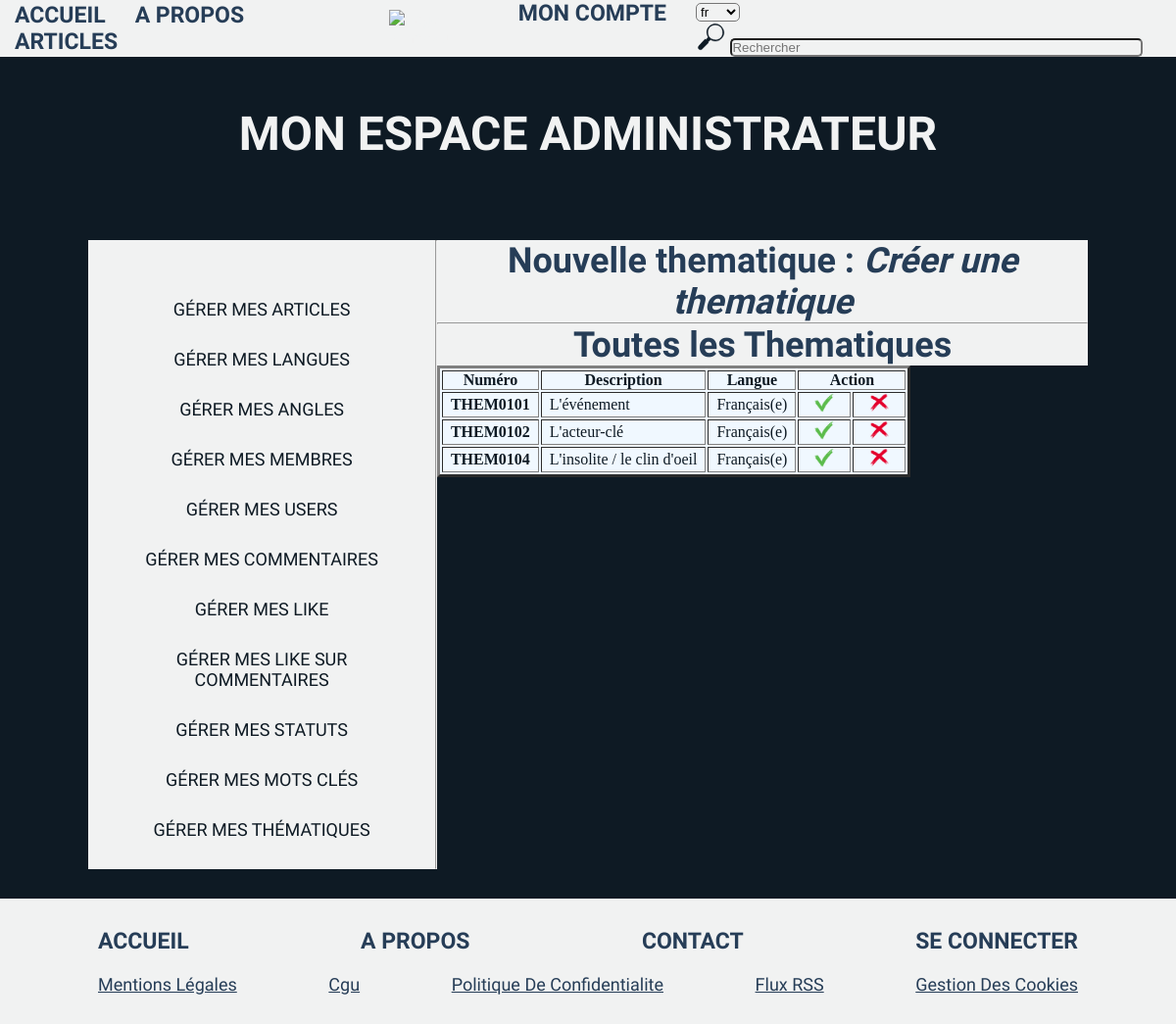
Page /back/thematique/thematique.php on the committed database.
### tables this page shows
CREATE TABLE IF NOT EXISTS `thematique` (
  `numThem` varchar(8) NOT NULL,
  `libThem` varchar(60) NOT NULL,
  `numLang` varchar(8) NOT NULL,
  PRIMARY KEY (`numThem`),
  KEY `THEMATIQUE_FK` (`numThem`),
  KEY `FK_ASSOCIATION_4` (`numLang`)
);

CREATE TABLE IF NOT EXISTS `langue` (
  `numLang` varchar(8) NOT NULL,
  `lib1Lang` varchar(30) DEFAULT NULL,
  `lib2Lang` varchar(60) DEFAULT NULL,
  `numPays` char(4) DEFAULT NULL,
  PRIMARY KEY (`numLang`),
  KEY `LANGUE_FK` (`numLang`),
  KEY `FK_ASSOCIATION_7` (`numPays`)
);

### class_crud/thematique.class.php (called while the page is built, shortened)
<?php
require_once __DIR__ . '../../connect/database.php';
class THEMATIQUE{
	function get_AllThematiquesByLang(){
		global $db;
        $query = 'SELECT * FROM thematique th INNER JOIN langue la ON th.numLang = la.numLang';
        $result = $db->query($query);
		$allThematiquesByLang = $result->fetchAll();
		return($allThematiquesByLang);
	}
}

### back/thematique/thematique.php (the view, shortened to what this page needs)
<?php
require_once __DIR__ . '/../../class_crud/Thematique.class.php';
$maThematique = new THEMATIQUE ();
?>
<!DOCTYPE html>
<html lang="fr-FR">
<head>
</head>
 <section>
<?php require_once ROOT . '/front/includes/commons/___headerFront.php'; ?>
</section>
<body>
	<h1>mon espace administrateur</h1>
    <div class=parentback>
        <div class=menu-back>
            <nav>
                <ul class="menuback-liens">
                    <li class="menu-back-gererArticles">
                        <a href="../article/article.php" class=articles>Gérer mes articles</a>
                    </li>
                    <li class="menu-back-gererLangues">
                        <a href="../langue/langue.php" class=langues>Gérer mes langues</a>
                    </li>
                    <li class="menu-back-angles">
                        <a href="../angle/angle.php" class=angles>Gérer mes angles</a>
                    </li>
                    <li class="menu-back-membres">
                        <a href="../membre/membre.php" class=membres>Gérer mes membres</a>
                    </li>
                    <li class="menu-back-utilisateurs">
                        <a href="../user/user.php" class=users>Gérer mes users</a>
                    </li>
                    <li class="menu-back-com">
                        <a href="../comment/comment.php" class=comment>Gérer mes commentaires</a>
                    </li>
                    <li class="menu-back-likeart">
                        <a href="../like_art/likeArt.php" class=likeart>Gérer mes like</a>
                    </li>
                    <li class="menu-back-likecom">
                        <a href="../like_com/likeCom.php" class=likecom>Gérer mes like sur commentaires</a>
                    </li>
                    <li class="menu-back-statut">
                        <a href="../statut/statut.php" class=stat>Gérer mes statuts</a>
                    </li>
                    <li class="menu-back-MotsCles">
                        <a href="../mot_cle/motCle.php" class=Mc>Gérer mes mots clés</a>
                    </li>
                    <li class="menu-back-MotsCles">
                        <a href="../thematique/thematique.php" class=them>Gérer mes thématiques</a>
                    </li>
                </ul>
            </nav>
        </div>
	<hr />
    <div class=formulaire>
	<h2>Nouvelle thematique :&nbsp;<a href="./createThematique.php"><i>Créer une thematique</i></a></h2>
    <hr />
	<h2>Toutes les Thematiques</h2>
	<table border="3" bgcolor="aliceblue">
    <thead>
        <tr>
            <th>&nbsp;Numéro&nbsp;</th>
            <th>&nbsp;Description&nbsp;</th>
            <th>&nbsp;Langue&nbsp;</th>
            <th colspan="2">&nbsp;Action&nbsp;</th>
        </tr>
    </thead>
    <tbody>
<?php
    foreach($maThematique -> get_AllThematiquesByLang() as $row) {
?>
        <tr>
		<td><h4>&nbsp; <?php echo($row['numThem']); ?> &nbsp;</h4></td>
        <td>&nbsp; <?php echo($row['libThem']); ?> &nbsp;</td>
        <td>&nbsp; <?php echo($row['lib1Lang']); ?> &nbsp;</td>
		<td>&nbsp;&nbsp;&nbsp;&nbsp;<a href="./updateThematique.php?id=<?php echo($row['numThem']); ?>"><i><img src="./../../img/valider-png.png" width="20" height="20" alt="Modifier thématique" title="Modifier thématique" /></i></a>&nbsp;&nbsp;&nbsp;&nbsp;
		<br /></td>
		<td>&nbsp;&nbsp;&nbsp;&nbsp;<a href="./deleteThematique.php?id=<?php echo($row['numThem']); ?>"><i><img src="./../../img/supprimer-png.png" width="20" height="20" alt="Supprimer thématique" title="Supprimer thématique" /></i></a>&nbsp;&nbsp;&nbsp;&nbsp;
		<br /></td>
        </tr>
<?php
	}
?>
    </tbody>
    </table>
    <p>&nbsp;</p>
    </div>
    </div>
<?php
require_once ROOT . '/front/includes/commons/___footerFront.php';
?>
</body>
</html>

### back/css/style.css (style rules this page uses)
* { margin:0; padding:0; }
body { background-color: #0e1a24; color: #f1f2f2; }
table { color:#0e1a24; }
body h4 { color:#0e1a24 }
body th { color:#0e1a24; }
h1 { font-family: 'Amarante', sans-serif; font-size:48px; text-align: center; text-transform: uppercase; padding-top:50px; padding-bottom: 50px; color: #f1f2f2; }
h2 { font-family: 'Amarante', sans-serif; font-size:36px; text-align:center; }
p { font-family: 'Assistant', sans-serif; font-size:18px; }
a { color:#f1f2f2; text-decoration: none; }
a i { color:#263d57; }
.formulaire h2 { background-color: #f1f2f2; color:#263d57; }
.menu-back ul li a { font-family: 'Assistant', sans-serif; font-size:18px; text-transform:uppercase; text-decoration:none; color:#0e1a24; }
.menu-back ul li { padding-top:30px; }
.menu-back { background-color:#f1f2f2; text-align: center; padding:30px; }
.parentback { display:flex; justify-content: space-between; margin-right: 90px; margin-left:90px; margin-top: 30px; margin-bottom: 30px; }
h4 { color:#f1f2f2; }
thead { color:#f1f2f2; }
@media screen and (min-width: 681px) and (max-width: 1279px) { body { background-color: #0e1a24; } }

### rows in the picture
thematique: numThem "THEM0101", libThem "L'événement", numLang.lib1Lang "Français(e)"
thematique: numThem "THEM0102", libThem "L'acteur-clé", numLang.lib1Lang "Français(e)"
thematique: numThem "THEM0104", libThem "L'insolite / le clin d'oeil", numLang.lib1Lang "Français(e)"
